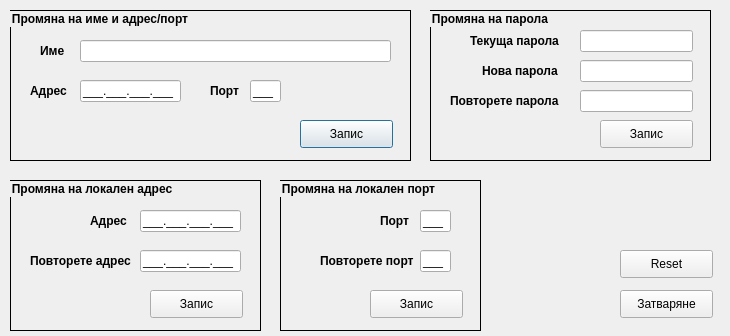
<?xml version="1.0" encoding="UTF-8"?>
<ui version="4.0">
 <class>Dialog</class>
 <widget class="QDialog" name="Dialog">
  <property name="geometry">
   <rect>
    <x>0</x>
    <y>0</y>
    <width>730</width>
    <height>336</height>
   </rect>
  </property>
  <property name="windowTitle">
   <string>Редакция на контролер</string>
  </property>
  <widget class="QGroupBox" name="groupBox">
   <property name="geometry">
    <rect>
     <x>10</x>
     <y>10</y>
     <width>401</width>
     <height>151</height>
    </rect>
   </property>
   <property name="font">
    <font>
     <weight>75</weight>
     <bold>true</bold>
    </font>
   </property>
   <property name="styleSheet">
    <string notr="true">QGroupBox {border-color: rgb(0, 0, 0);border-style: solid; border-width: 1px;}</string>
   </property>
   <property name="title">
    <string>Промяна на име и адрес/порт</string>
   </property>
   <widget class="QLineEdit" name="lineName">
    <property name="geometry">
     <rect>
      <x>70</x>
      <y>30</y>
      <width>311</width>
      <height>22</height>
     </rect>
    </property>
   </widget>
   <widget class="QLabel" name="label">
    <property name="geometry">
     <rect>
      <x>30</x>
      <y>30</y>
      <width>31</width>
      <height>21</height>
     </rect>
    </property>
    <property name="font">
     <font>
      <weight>75</weight>
      <bold>true</bold>
     </font>
    </property>
    <property name="text">
     <string>Име</string>
    </property>
   </widget>
   <widget class="QLineEdit" name="lineIPAddress">
    <property name="geometry">
     <rect>
      <x>70</x>
      <y>70</y>
      <width>101</width>
      <height>22</height>
     </rect>
    </property>
    <property name="inputMask">
     <string>000.000.000.000;_</string>
    </property>
   </widget>
   <widget class="QLabel" name="label_2">
    <property name="geometry">
     <rect>
      <x>20</x>
      <y>70</y>
      <width>41</width>
      <height>21</height>
     </rect>
    </property>
    <property name="font">
     <font>
      <weight>75</weight>
      <bold>true</bold>
     </font>
    </property>
    <property name="text">
     <string>Адрес</string>
    </property>
   </widget>
   <widget class="QLabel" name="label_3">
    <property name="geometry">
     <rect>
      <x>200</x>
      <y>70</y>
      <width>41</width>
      <height>21</height>
     </rect>
    </property>
    <property name="font">
     <font>
      <weight>75</weight>
      <bold>true</bold>
     </font>
    </property>
    <property name="text">
     <string>Порт</string>
    </property>
   </widget>
   <widget class="QLineEdit" name="linePort">
    <property name="geometry">
     <rect>
      <x>240</x>
      <y>70</y>
      <width>31</width>
      <height>22</height>
     </rect>
    </property>
    <property name="inputMask">
     <string>000;_</string>
    </property>
   </widget>
   <widget class="QPushButton" name="btnSaveNameAddrPort">
    <property name="geometry">
     <rect>
      <x>290</x>
      <y>110</y>
      <width>93</width>
      <height>28</height>
     </rect>
    </property>
    <property name="text">
     <string>Запис</string>
    </property>
   </widget>
  </widget>
  <widget class="QGroupBox" name="groupBox_2">
   <property name="geometry">
    <rect>
     <x>430</x>
     <y>10</y>
     <width>281</width>
     <height>151</height>
    </rect>
   </property>
   <property name="font">
    <font>
     <weight>75</weight>
     <bold>true</bold>
    </font>
   </property>
   <property name="styleSheet">
    <string notr="true">QGroupBox {border-color: rgb(0, 0, 0);border-style: solid; border-width: 1px;}</string>
   </property>
   <property name="title">
    <string>Промяна на парола</string>
   </property>
   <widget class="QLabel" name="label_4">
    <property name="geometry">
     <rect>
      <x>52</x>
      <y>50</y>
      <width>101</width>
      <height>21</height>
     </rect>
    </property>
    <property name="font">
     <font>
      <weight>75</weight>
      <bold>true</bold>
     </font>
    </property>
    <property name="text">
     <string>Нова парола</string>
    </property>
   </widget>
   <widget class="QLineEdit" name="lineNewPassword">
    <property name="geometry">
     <rect>
      <x>150</x>
      <y>50</y>
      <width>113</width>
      <height>22</height>
     </rect>
    </property>
    <property name="inputMethodHints">
     <set>Qt::ImhHiddenText|Qt::ImhNoAutoUppercase|Qt::ImhNoPredictiveText|Qt::ImhSensitiveData</set>
    </property>
    <property name="echoMode">
     <enum>QLineEdit::Password</enum>
    </property>
   </widget>
   <widget class="QLabel" name="label_5">
    <property name="geometry">
     <rect>
      <x>20</x>
      <y>80</y>
      <width>131</width>
      <height>21</height>
     </rect>
    </property>
    <property name="font">
     <font>
      <weight>75</weight>
      <bold>true</bold>
     </font>
    </property>
    <property name="text">
     <string>Повторете парола</string>
    </property>
   </widget>
   <widget class="QLineEdit" name="lineNewPasswordRepeat">
    <property name="geometry">
     <rect>
      <x>150</x>
      <y>80</y>
      <width>113</width>
      <height>22</height>
     </rect>
    </property>
    <property name="echoMode">
     <enum>QLineEdit::Password</enum>
    </property>
   </widget>
   <widget class="QPushButton" name="btnSavePassword">
    <property name="geometry">
     <rect>
      <x>170</x>
      <y>110</y>
      <width>93</width>
      <height>28</height>
     </rect>
    </property>
    <property name="text">
     <string>Запис</string>
    </property>
   </widget>
   <widget class="QLineEdit" name="lineCurrentPassword">
    <property name="geometry">
     <rect>
      <x>150</x>
      <y>20</y>
      <width>113</width>
      <height>22</height>
     </rect>
    </property>
    <property name="inputMethodHints">
     <set>Qt::ImhHiddenText|Qt::ImhNoAutoUppercase|Qt::ImhNoPredictiveText|Qt::ImhSensitiveData</set>
    </property>
    <property name="echoMode">
     <enum>QLineEdit::Password</enum>
    </property>
   </widget>
   <widget class="QLabel" name="label_10">
    <property name="geometry">
     <rect>
      <x>40</x>
      <y>20</y>
      <width>111</width>
      <height>21</height>
     </rect>
    </property>
    <property name="font">
     <font>
      <weight>75</weight>
      <bold>true</bold>
     </font>
    </property>
    <property name="text">
     <string>Текуща парола</string>
    </property>
   </widget>
  </widget>
  <widget class="QGroupBox" name="groupBox_3">
   <property name="geometry">
    <rect>
     <x>10</x>
     <y>180</y>
     <width>251</width>
     <height>151</height>
    </rect>
   </property>
   <property name="font">
    <font>
     <weight>75</weight>
     <bold>true</bold>
    </font>
   </property>
   <property name="styleSheet">
    <string notr="true">QGroupBox {border-color: rgb(0, 0, 0);border-style: solid; border-width: 1px;}</string>
   </property>
   <property name="title">
    <string>Промяна на локален адрес</string>
   </property>
   <widget class="QLabel" name="label_6">
    <property name="geometry">
     <rect>
      <x>80</x>
      <y>30</y>
      <width>41</width>
      <height>21</height>
     </rect>
    </property>
    <property name="font">
     <font>
      <weight>75</weight>
      <bold>true</bold>
     </font>
    </property>
    <property name="text">
     <string>Адрес</string>
    </property>
   </widget>
   <widget class="QLineEdit" name="lineLocalIPAddress">
    <property name="geometry">
     <rect>
      <x>130</x>
      <y>30</y>
      <width>101</width>
      <height>22</height>
     </rect>
    </property>
    <property name="inputMask">
     <string>000.000.000.000;_</string>
    </property>
   </widget>
   <widget class="QPushButton" name="btnSaveLocalIPAddress">
    <property name="geometry">
     <rect>
      <x>140</x>
      <y>110</y>
      <width>93</width>
      <height>28</height>
     </rect>
    </property>
    <property name="text">
     <string>Запис</string>
    </property>
   </widget>
   <widget class="QLabel" name="label_8">
    <property name="geometry">
     <rect>
      <x>20</x>
      <y>70</y>
      <width>111</width>
      <height>21</height>
     </rect>
    </property>
    <property name="font">
     <font>
      <weight>75</weight>
      <bold>true</bold>
     </font>
    </property>
    <property name="text">
     <string>Повторете адрес</string>
    </property>
   </widget>
   <widget class="QLineEdit" name="lineLocalIPAddressRepeat">
    <property name="geometry">
     <rect>
      <x>130</x>
      <y>70</y>
      <width>101</width>
      <height>22</height>
     </rect>
    </property>
    <property name="inputMask">
     <string>000.000.000.000;_</string>
    </property>
   </widget>
  </widget>
  <widget class="QGroupBox" name="groupBox_4">
   <property name="geometry">
    <rect>
     <x>280</x>
     <y>180</y>
     <width>201</width>
     <height>151</height>
    </rect>
   </property>
   <property name="font">
    <font>
     <weight>75</weight>
     <bold>true</bold>
    </font>
   </property>
   <property name="styleSheet">
    <string notr="true">QGroupBox {border-color: rgb(0, 0, 0);border-style: solid; border-width: 1px;}</string>
   </property>
   <property name="title">
    <string>Промяна на локален порт</string>
   </property>
   <widget class="QLineEdit" name="lineLocalPort">
    <property name="geometry">
     <rect>
      <x>140</x>
      <y>30</y>
      <width>31</width>
      <height>22</height>
     </rect>
    </property>
    <property name="inputMask">
     <string>000;_</string>
    </property>
    <property name="maxLength">
     <number>3</number>
    </property>
   </widget>
   <widget class="QLabel" name="label_7">
    <property name="geometry">
     <rect>
      <x>100</x>
      <y>30</y>
      <width>41</width>
      <height>21</height>
     </rect>
    </property>
    <property name="font">
     <font>
      <weight>75</weight>
      <bold>true</bold>
     </font>
    </property>
    <property name="text">
     <string>Порт</string>
    </property>
   </widget>
   <widget class="QPushButton" name="btnSaveLocalPort">
    <property name="geometry">
     <rect>
      <x>90</x>
      <y>110</y>
      <width>93</width>
      <height>28</height>
     </rect>
    </property>
    <property name="text">
     <string>Запис</string>
    </property>
   </widget>
   <widget class="QLineEdit" name="lineLocalPort_2">
    <property name="geometry">
     <rect>
      <x>140</x>
      <y>70</y>
      <width>31</width>
      <height>22</height>
     </rect>
    </property>
    <property name="inputMask">
     <string>000;_</string>
    </property>
   </widget>
   <widget class="QLabel" name="label_9">
    <property name="geometry">
     <rect>
      <x>40</x>
      <y>70</y>
      <width>101</width>
      <height>21</height>
     </rect>
    </property>
    <property name="font">
     <font>
      <weight>75</weight>
      <bold>true</bold>
     </font>
    </property>
    <property name="text">
     <string>Повторете порт</string>
    </property>
   </widget>
  </widget>
  <widget class="QPushButton" name="btnClose">
   <property name="geometry">
    <rect>
     <x>620</x>
     <y>290</y>
     <width>93</width>
     <height>28</height>
    </rect>
   </property>
   <property name="text">
    <string>Затваряне</string>
   </property>
  </widget>
  <widget class="QPushButton" name="btnReset">
   <property name="geometry">
    <rect>
     <x>620</x>
     <y>250</y>
     <width>93</width>
     <height>28</height>
    </rect>
   </property>
   <property name="text">
    <string>Reset</string>
   </property>
  </widget>
 </widget>
 <resources/>
 <connections>
  <connection>
   <sender>btnClose</sender>
   <signal>clicked()</signal>
   <receiver>Dialog</receiver>
   <slot>close()</slot>
   <hints>
    <hint type="sourcelabel">
     <x>666</x>
     <y>273</y>
    </hint>
    <hint type="destinationlabel">
     <x>364</x>
     <y>150</y>
    </hint>
   </hints>
  </connection>
 </connections>
</ui>
